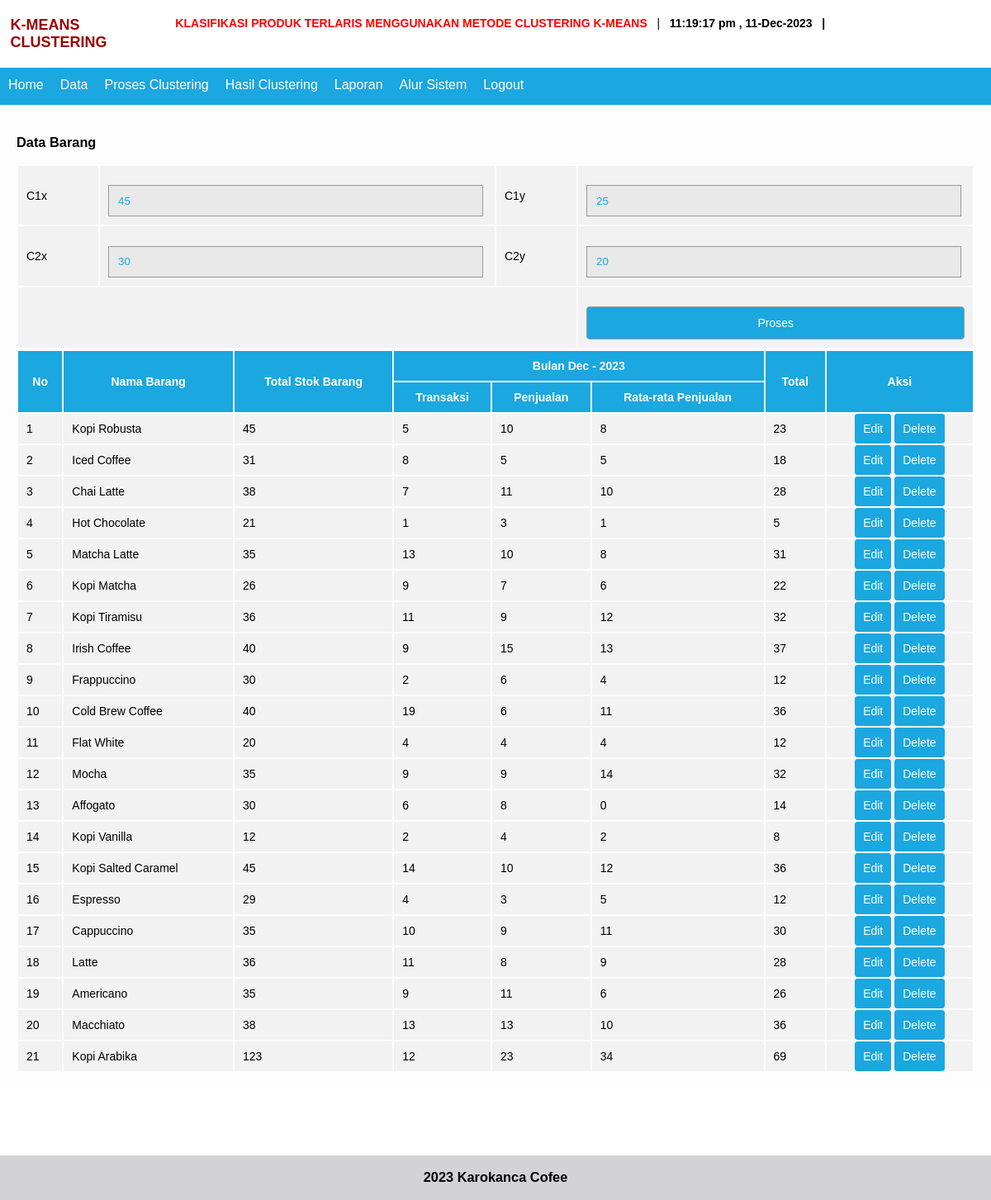
/index.php?module=data_proses (signed in), run on the app's committed database.
### tables this page shows
CREATE TABLE `hasil` (
  `id_hasil` int(11) NOT NULL,
  `c1` int(2) NOT NULL,
  `c2` int(4) NOT NULL,
  `c1y` int(2) NOT NULL,
  `c2y` int(4) NOT NULL
);

CREATE TABLE `data` (
  `id` int(11) NOT NULL,
  `nmb` varchar(25) NOT NULL,
  `stok` int(2) NOT NULL,
  `jan` int(2) NOT NULL,
  `feb` int(2) NOT NULL,
  `mar` int(2) NOT NULL
);

### data_proses.php (the view, shortened to what this page needs)
<div class="span12">
          <div class="widget widget-nopad">
<?php
switch(@$_GET['act']){
default:
?>
<div class="widget-header"> <i class="icon-list-alt"></i>
              <h3> Data Barang</h3>
            </div>
            <div class="widget-content">
              <div class="widget big-stats-container">
				<div class="shortcuts">
							<?php
$sql_edit = mysql_query("SELECT * FROM hasil WHERE id_hasil='1'");
$row =  mysql_fetch_array($sql_edit);
?>
				 <form name="f1" method=post action="proses.php" target="_blank">
						<table class="table table-striped table-bordered table-hover"><tr>
						<td>C1x</td>
						<td><input type="text" name="c1" class="form-control" value="<?php echo "$row[c1]";?>" ></td>
						<td>C1y</td>
						<td><input type="text" name="c2" class="form-control" value="<?php echo "$row[c2]";?>" ></td></tr>
<tr><td>C2x</td><td><input type="text" name="c1y" class="form-control" value="<?php echo "$row[c1y]";?>" ></td>
<td>C2y</td><td><input type="text" name="c2y" class="form-control" value="<?php echo "$row[c2y]";?>" ></td></tr>
<tr><td colspan="3">&nbsp;</td><td><input type="submit" name="simpan" value="Proses" class="btn btn-more"></td></tr>
</table>
</form>
				<table class="table table-striped table-bordered table-hover">
				<thead>
                    <tr>
						<th rowspan=2>No</th>
                        <th rowspan=2>Nama Barang</th>
                        <th rowspan=2>Total Stok Barang</th>
                        <th colspan=3><center>Bulan <?php echo date('M - Y') ?></center></th>
                        <th rowspan=2>Total</th>
                        <th rowspan=2>Aksi</th>
                    </tr>
					<tr>
						<th>Transaksi</th>
						<th>Penjualan</th>
						<th>Rata-rata Penjualan</th>
					</tr>
                </thead>
				<tbody>
				<?php
				$no=1;
				$q=mysql_query("select * from data order by id asc");
				while($r=mysql_fetch_array($q)){
				$sub=$r['jan']+$r['feb']+$r['mar'];
				echo"
				<tr>
					<td>$no</td>
					<td>$r[nmb]</td>
					<td>$r[stok]</td>
					<td>$r[jan]</td>
					<td>$r[feb]</td>
					<td>$r[mar]</td>
					<td>$sub</td>
					<td align='center'>
						<a href='?module=data&act=edit&id=$r[id]' class='btn btn-xs btn-more'>Edit</a>
						<a href='?module=data&act=hapus&id=$r[id]' class='btn btn-xs btn-more' onclick=\"return confirm('yakin data dihappus...???')\">Delete</a>
					</td>
				</tr>
				";
				$no++;
				}
				?>
				</tbody>
			</table>
				</div>
              </div>
            </div>
<?php
break;
?>
<?php
}
?>
          </div>
        </div>

### style.css (style rules this page uses)
body { font-family:"Arial"; font-size:14px; padding-left:0px; padding-right:0px; width:100%; padding-top:0px; margin:0px; }
input[type="text"], input[type="password"], input[type="file"], select, textarea { width:94%; padding:0.8em; margin-top:1em; border:1px solid #999999; background-color:#E9E9E9; font-family:"Arial"; color:#1ba7df; }
input[type="submit"] { width:100%; margin-top:0.9em; color:#FFFFFF; background-color:#1ba7df; padding:0.8em; text-align:center; cursor:pointer; border:1px solid #999999; font-family:"Arial"; }
table { width:100%; }
th { text-align:center; padding:10px; background-color:#1ba7df; color:#FFFFFF; font-family:Arial; font-size:14px; }
td { padding:10px; background-color:#F2F2F2; font-size:14px; }
a { color:#1ba7df; text-decoration:none; }
.btn { font-family:Arial; font-size:14px; padding:9px 9px; text-align:center; cursor:pointer; border:1px solid transparent; border-radius:4px; width:auto; }
.btn-more { color:#FFFFFF; background-color:#1ba7df; border-color:#1ba7df; }

### data on the page
hasil: c1 "45", c2 "25", c1y "30", c2y "20"
data: nmb "Kopi Robusta", stok "45", jan "5", feb "10", mar "8", sub "23"
data: nmb "Iced Coffee", stok "31", jan "8", feb "5", mar "5", sub "18"
data: nmb "Chai Latte", stok "38", jan "7", feb "11", mar "10", sub "28"
data: nmb "Hot Chocolate", stok "21", jan "1", feb "3", mar "1", sub "5"
data: nmb "Matcha Latte", stok "35", jan "13", feb "10", mar "8", sub "31"
data: nmb "Kopi Matcha", stok "26", jan "9", feb "7", mar "6", sub "22"
data: nmb "Kopi Tiramisu", stok "36", jan "11", feb "9", mar "12", sub "32"
data: nmb "Irish Coffee", stok "40", jan "9", feb "15", mar "13", sub "37"
data: nmb "Frappuccino", stok "30", jan "2", feb "6", mar "4", sub "12"
data: nmb "Cold Brew Coffee", stok "40", jan "19", feb "6", mar "11", sub "36"
data: nmb "Flat White", stok "20", jan "4", feb "4", mar "4", sub "12"
data: nmb "Mocha", stok "35", jan "9", feb "9", mar "14", sub "32"
data: nmb "Affogato", stok "30", jan "6", feb "8", mar "0", sub "14"
data: nmb "Kopi Vanilla", stok "12", jan "2", feb "4", mar "2", sub "8"
data: nmb "Kopi Salted Caramel", stok "45", jan "14", feb "10", mar "12", sub "36"
data: nmb "Espresso", stok "29", jan "4", feb "3", mar "5", sub "12"
data: nmb "Cappuccino", stok "35", jan "10", feb "9", mar "11", sub "30"
data: nmb "Latte", stok "36", jan "11", feb "8", mar "9", sub "28"
data: nmb "Americano", stok "35", jan "9", feb "11", mar "6", sub "26"
data: nmb "Macchiato", stok "38", jan "13", feb "13", mar "10", sub "36"
data: nmb "Kopi Arabika", stok "123", jan "12", feb "23", mar "34", sub "69"
